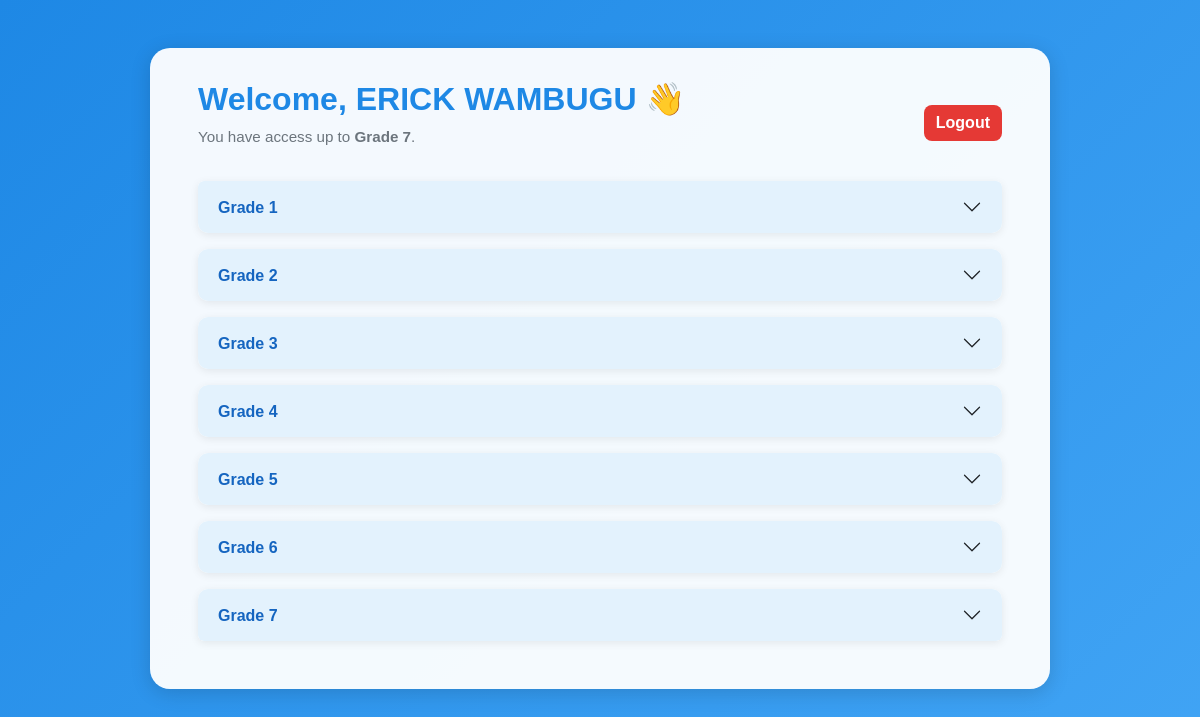
The page /dashboard (signed in) on the database its author committed.
### app.py (models this page shows, shortened)
class Student(db.Model):
    __tablename__ = 'students'
    id = db.Column(db.Integer, primary_key=True)
    name = db.Column(db.String(50), unique=True, nullable=False)
    email = db.Column(db.String(120), unique=True, nullable=False)
    password = db.Column(db.String(200), nullable=False)
    grade_id = db.Column(db.Integer, db.ForeignKey('grades.id'), nullable=False)
    current_grade_id = db.Column(db.Integer, db.ForeignKey('grades.id'))
    unlocked_grade_id = db.Column(db.Integer, db.ForeignKey('grades.id'))
    grade = db.relationship('Grade', foreign_keys=[grade_id], backref="registered_students")
    current_grade = db.relationship('Grade', foreign_keys=[current_grade_id], backref="current_students")
    unlocked_grade = db.relationship('Grade', foreign_keys=[unlocked_grade_id], backref="unlocked_students")

class Grade(db.Model):
    __tablename__ = 'grades'
    id = db.Column(db.Integer, primary_key=True)
    name = db.Column(db.String(100), nullable=False)

### app.py (the view)
@app.route('/dashboard')
def dashboard():
    if 'student_id' not in session:
        return redirect(url_for('login'))
    student = Student.query.get(session['student_id'])
    accessible_grades = Grade.query.filter(Grade.id <= student.grade_id).all()
    grades_data = []
    for grade in accessible_grades:
        subjects = Subject.query.filter_by(grade_id=grade.id).all()
        grades_data.append(
            {
                'grade': grade,
                'subjects': subjects
            }
        )
    return render_template('dashboard.html', student=student, grades_data=grades_data)

### templates/dashboard.html (shortened to what this page needs)
<!DOCTYPE html>
<html lang="en">
<head>
  <link
    href="https://cdn.jsdelivr.net/npm/bootstrap@5.3.0/dist/css/bootstrap.min.css"
    rel="stylesheet">
</head>
<body>
  <div class="dashboard-container">
    <div class="d-flex justify-content-between align-items-center mb-3">
      <div>
        <h2>Welcome, {{ student.name }} 👋</h2>
        <p class="text-muted">You have access up to <strong>{{ student.grade.name }}</strong>.</p>
      </div>
      <a href="{{ url_for('logout') }}" class="btn btn-logout">Logout</a>
    </div>
    <div class="accordion" id="gradesAccordion">
      {% for data in grades_data %}
        <div class="accordion-item">
          <h2 class="accordion-header" id="heading{{ data.grade.id }}">
            <button class="accordion-button collapsed" type="button"
                    data-bs-toggle="collapse"
                    data-bs-target="#collapse{{ data.grade.id }}"
                    aria-expanded="false"
                    aria-controls="collapse{{ data.grade.id }}">
              {{ data.grade.name }}
            </button>
          </h2>
        </div>
      {% endfor %}
    </div>
  </div>
</body>
</html>

### templates/dashboard.html (style rules this page uses)
body { font-family: 'Poppins', sans-serif; background: linear-gradient(135deg, #1e88e5, #42a5f5); min-height: 100vh; color: #333; }
.dashboard-container { background: rgba(255, 255, 255, 0.95); border-radius: 20px; box-shadow: 0 4px 20px rgba(0, 0, 0, 0.15); padding: 2rem 3rem; margin: 3rem auto; max-width: 900px; animation: fadeIn 0.7s ease-in-out; }
h2 { color: #1e88e5; font-weight: 700; margin-bottom: 0.5rem; }
.text-muted { color: #6c757d !important; font-size: 0.95rem; }
.btn-logout { float: right; background: #e53935; color: #fff; border: none; font-weight: 600; border-radius: 8px; padding: 6px 12px; transition: 0.3s; }
.accordion-button { background-color: #e3f2fd; color: #1565c0; font-weight: 600; border-radius: 8px; transition: 0.3s; }
.accordion-item { border-radius: 10px; overflow: hidden; margin-bottom: 1rem; border: none; box-shadow: 0 2px 8px rgba(0, 0, 0, 0.08); }

### rows shown on the page
Student: name "ERICK WAMBUGU"
Grade: grade.name "Grade 7", grade.name "Grade 7"
Grade: grade.name "Grade 1"
Grade: grade.name "Grade 2"
Grade: grade.name "Grade 3"
Grade: grade.name "Grade 4"
Grade: grade.name "Grade 5"
Grade: grade.name "Grade 6"
